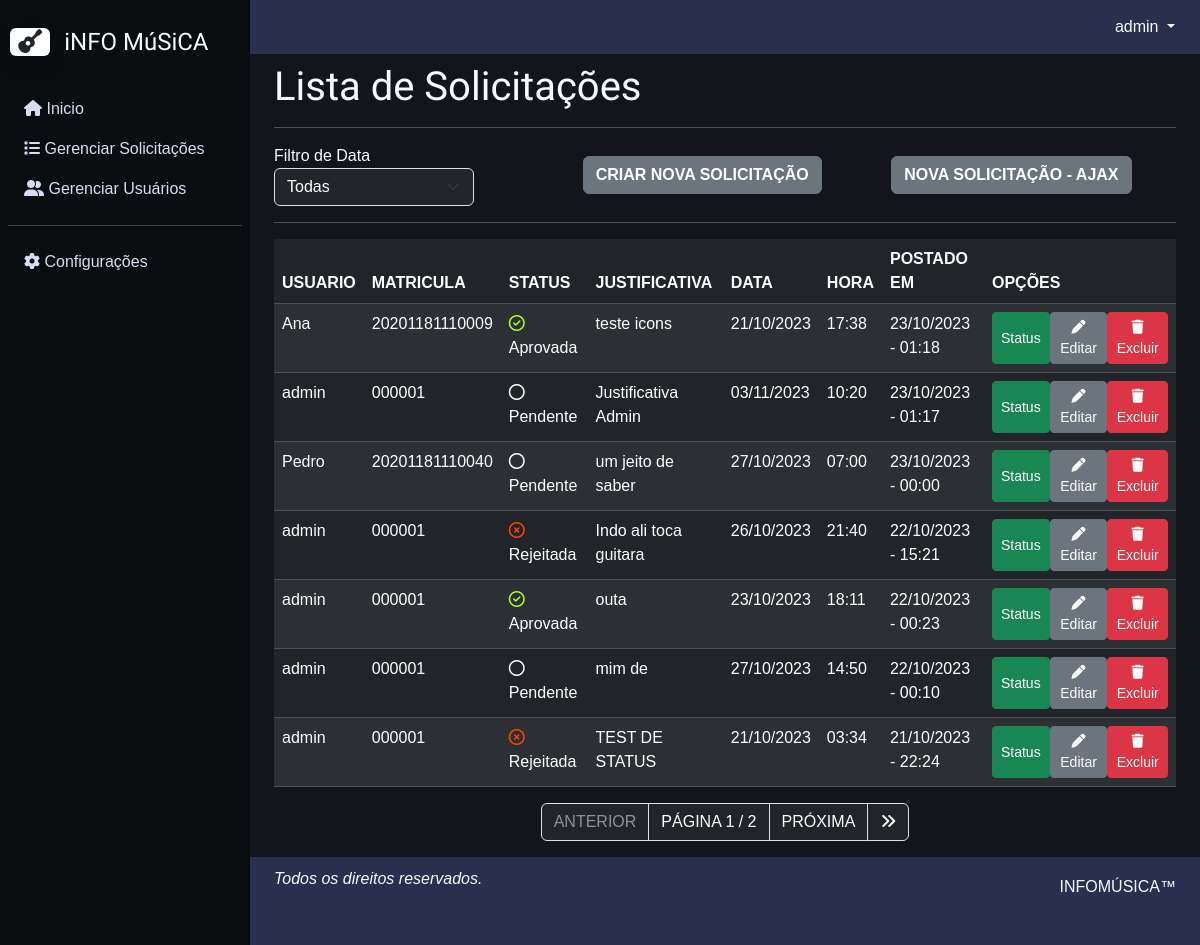
The page /listar-solicitacao (signed in) on the database its author committed.
### reserva/models.py (models this page shows, shortened)
class Solicitacao(models.Model):
    status = models.ForeignKey(Status, on_delete=models.CASCADE, related_name='status', to_field='id', default='1')
    usuario = models.ForeignKey(Perfil, on_delete=models.CASCADE)
    justificativa = models.CharField(max_length=250, verbose_name='Justificativa', default='')
    data = models.DateField(default=timezone.now)
    hora = models.TimeField(default=timezone.now)
    post = models.DateTimeField(default=timezone.now)

class Perfil(models.Model):
    user = models.OneToOneField(User, on_delete=models.CASCADE)
    matricula = models.CharField(max_length=14)
    def __str__(self):
        return self.user.username

class Status(models.Model):
    name = models.CharField(max_length=15)
    def __str__(self):
        return self.name

### reserva/views.py (the view)
# urls.py: path('listar-solicitacao', SolicitacaoList.as_view(), name = 'listar-solicitacao'),
class SolicitacaoList(GroupRequiredMixin, ListView):
    group_required = [u'Aluno', u'Admin']
    login_url = reverse_lazy('login')
    model = Solicitacao
    template_name = 'lista/solicitacao.html'
    content_object_name = 'object_list'
    paginate_by = 7
    def get_queryset(self):
        if self.request.user.groups.filter(name = u'Admin'):
            self.object_list = Solicitacao.objects.filter().order_by('-post')
        else:
            self.object_list = Solicitacao.objects.filter(usuario = Perfil.objects.get(user = self.request.user)).order_by('-post')
        filtro_data = self.request.GET.get('filtro_data', None)
        if filtro_data == 'ultima_semana':
            self.object_list = self.object_list.filter(data__gte=timezone.now() - timezone.timedelta(days=7))
        elif filtro_data == 'ultimo_mes':
            self.object_list = self.object_list.filter(data__gte=timezone.now() - timezone.timedelta(days=30))
        elif filtro_data == 'prox_semana':
            self.object_list = self.object_list.filter(data__range=[timezone.now(), timezone.now()+ timezone.timedelta(days=7)])
        elif filtro_data == 'prox_mes':
            self.object_list = self.object_list.filter(data__range=[timezone.now(), timezone.now()+ timezone.timedelta(days=30)])
        return self.object_list

### reserva/templates/lista/solicitacao.html (shortened to what this page needs)
{% extends 'modelo.html' %}
{% load static %}
{% block conteudo %}
<div class="container-fluid">
<div id="solicitacaoContainer" class="container">
    <h1>Lista de Solicitações</h1>
    <hr>
    <div class="row">
        <div class="col-md-12">
            <div class="row d-flex align-items-center">
                <div class="col-md-4">
                Filtro de Data
                    <select class="form-select bg-dark text-white" id="floatingSelect" aria-label="Select Menu" onchange="window.location.href=this.value;" style="width: 200px;">
                        <option value="?filtro_data=todas" {% if 'todas' in request.GET.filtro_data|default:'' %}selected{% endif %}>
                            Todas</option>
                    </select>
                </div>
                <div class="col-md-4">
                    <a href="{% url 'criar-solicitacao' %}" class="btn btn-secondary">
                        <strong>CRIAR NOVA SOLICITAÇÃO</strong></a>
                </div>
                <div class="col-md-4">
                    <button type="button" class="btn btn-secondary js-create" data-url="{% url 'js-criar' %}">
                        <strong>NOVA SOLICITAÇÃO - AJAX</strong></button>
                </div>
            </div>
        </div>
    </div>
    <hr>
    <div class="table-responsive">
        <table id="table-evento" class="table table-striped table-dark table-hover table-border">
    {% for group in request.user.groups.all %}
    {% if group.name == 'Admin' %}
            <thead class="text-uppercase">
                <th>Usuario</th>
                <th>Matricula</th>
                <th>Status</th>
                <th>Justificativa</th>
                <th>Data</th>
                <th>Hora</th>
                <th>Postado em</th>
                <th>Opções</th>
            </thead>
            <tbody>
                {%  include 'lista/adm-parcial-list.html'  %}
            </tbody>
    {%endif%}
    {%endfor%}
        </table>
    </div>
    <nav aria-label="Page navigation example">
        <ul class="pagination justify-content-center">
            {% if page_obj.has_previous %}
            <li class="page-item">
                <a class="page-link text-white bg-dark" href="?page={{ page_obj.previous_page_number }}">ANTERIOR</a>
            {%else%}
            <li class="page-item disabled">
                <a class="page-link text-white-50 bg-dark" href="#">ANTERIOR</a>
            {%endif%}
            </li>
          <li class="page-item disabled">
            <div class="page-link current text-white bg-dark">
                PÁGINA {{ page_obj.number }} / {{ page_obj.paginator.num_pages }}</div></li>
            {% if page_obj.has_next %}
            <li class="page-item">
                <a class="page-link text-white bg-dark" href="?page={{ page_obj.next_page_number }}">PRÓXIMA</a>
            {%else%}
            <li class="page-item disabled">
                <a class="page-link text-white-50 bg-dark" href="#">PRÓXIMA</a>
            {%endif%}
            </li>
            {% if page_obj.number != page_obj.paginator.num_pages %}
            <li class="page-item">
                <a class="page-link text-white bg-dark" href="?page={{ page_obj.paginator.num_pages }}"><i class="fa-solid fa-angles-right"></i></a>
            {%endif%}
            </li>
        </ul>
      </nav>
</div>
</div>
{% endblock %}

### reserva/templates/navbar.html (shortened to what this page needs)
<div  class="main-container d-flex">
    <div class="sidebar" id="sideNavbar">
        <div class="header-box px-2 pt-3 pb-4 d-flex justify-content-between">
            <h1 id="navbarLogo" class="fs-4"><span class="bg-white rounded shadow px-2 me-2"><i class="fa-solid fa-guitar text-dark"></i></span>
                <span>iNFO MúSiCA</span></h1>
        </div>
        <ul class="list-unstyled px-2">
            <li><a href="{% url 'inicio'%}" class="text-decoration-none px-3 py-2 d-block">
                <i class="fa-solid fa-house"></i></i> Inicio</a></li>
            {% for group in request.user.groups.all %}
            {% if group.name == 'Admin' %}
            <li><a href="{% url 'listar-solicitacao'%}" class="text-decoration-none px-3 py-2 d-block">
                <i class="fa-solid fa-list"></i> Gerenciar Solicitações</a></li>
            <li><a href="{% url 'listar-usuario'%}" class="text-decoration-none px-3 py-2 d-block">
                <i class="fa-solid fa-user-group"></i> Gerenciar Usuários</a></li>
            {%else%}
            <li><a href="{% url 'listar-solicitacao'%}" class="text-decoration-none px-3 py-2 d-block">
                <i class="fa-solid fa-list"></i> Minhas Solicitações</a></li>
            {%endif%}
            {%endfor%}
        </ul>
        <hr class="h-color mx-2">
        <ul class="list-unstyled px-2">
            <li class=""><a href="" class="text-decoration-none px-3 py-2 d-block"><i class="fa-solid fa-gear"></i>
                    Configurações</a></li>
        </ul>
    </div>
    <div class="content">
        <nav id="topNavbar" class="navbar navbar-expand-md ">
            <div class="container-fluid">
                <div class="collapse navbar-collapse justify-content-end" id="navbarSupportedContent">
                    <ul class="navbar-nav mb-2 mb-lg-0">
                        <li class="nav-item dropdown-center">
                            <a class="btn dropdown-toggle " href="" role="button" data-bs-toggle="dropdown" aria-expanded="false">
                                {{request.user}}
                              </a>
                        </li>
                    </ul>
                </div>
            </div>
        </nav>

### reserva/templates/lista/adm-parcial-list.html
{% for solicitacao in object_list %}
<tr>
    <td>{{solicitacao.usuario}}</td>
    <td>{{solicitacao.usuario.matricula}}</td>
    <td>
    {% if solicitacao.status.id == 1 %}
        <i class="fa-regular fa-circle"></i>
    {% elif solicitacao.status.id == 2 %}
        <i class="fa-regular fa-circle-xmark red"></i>
    {% elif solicitacao.status.id == 3 %}
        <i class="fa-regular fa-circle-check green"></i>
    {%endif%}
    {{solicitacao.status}}</td>
    <td>{{ solicitacao.justificativa }}</td>
    <td>{{ solicitacao.data|date:'d/m/Y' }}</td>
    <td>{{ solicitacao.hora }}</td>
    <td>{{solicitacao.post|date:'d/m/Y - H:i'}}</td>
    <td>
        <div class="d-flex">
        <button
        type="button"
        class="btn btn-success btn-sm mx-auto js-update"
        data-url="{% url 'js-editar-status' solicitacao.pk %}">
        Status</button>
        <button
        type="button"
        class="btn btn-secondary btn-sm mx-auto js-update"
        data-url="{% url 'js-editar' solicitacao.pk %}"><i class="fa-solid fa-pen"></i>
        Editar</button>
        <button
        type="button"
        class="btn btn-danger btn-sm mx-auto js-delete"
        data-url="{% url 'js-excluir' solicitacao.pk %}"><i class="fa-solid fa-trash"></i>
        Excluir</button>
    </div>
    </td>
</tr>
{% empty %}
<tr>
    <td colspan="8"> Não há Solicitações.</td>
</tr>
{% endfor %}

### static/css/styles.css (style rules this page uses)
:root { --deep-color: #0a0d10; --main-color:#14151C ; --low-color:#282F4F; --mid-color: #45518A ; --secondary-color: #9EABE2 ; --primary-color: #D8DCF0; --contrast-color: #f5fcfd; }
* { box-sizing: border-box; padding: 0; margin: 0; }
body { display: flex; flex-direction: column; background-color: var(--main-color); font-family: "Trebuchet MS", Helvetica, sans-serif; }
a { color: var(--contrast-color); text-decoration: none; }
h1 { color: var(--contrast-color); font-family: 'Chelsea Market'; }
#solicitacaoContainer { color: var(--contrast-color); margin-top: 1%; }
.red { color: orangered; }
.green { color: greenyellow }
#sideNavbar { background: var(--deep-color); color: var(--primary-color); min-width: 250px; max-width: 250px; transition: all 0.3s; padding-top: 1%; padding-bottom: 1%; }
#navbarLogo { color: var(--contrast-color); font-family: 'Chelsea Market'; margin-left: 1%; }
#sideNavbar a { color: var(--primary-color); border-radius: 10px; padding-left: 3%; transition: background-color 0.3s, color 0.3s; }
#topNavbar { background-color: var(--low-color); color: var(--contrast-color); }
#topNavbar a, #topNavbar i { color: var(--contrast-color); }
.content { min-height: 100vh; width: 100%; }
hr.h-color { background: var(--secondary-color); }

### rows shown on the page
Solicitacao: usuario "Ana", usuario.matricula "20201181110009", status "Aprovada", justificativa "teste icons", data "21/10/2023", hora "17:38", post "23/10/2023 - 01:18"
Solicitacao: usuario "admin", usuario.matricula "000001", status "Pendente", justificativa "Justificativa Admin", data "03/11/2023", hora "10:20", post "23/10/2023 - 01:17"
Solicitacao: usuario "Pedro", usuario.matricula "20201181110040", status "Pendente", justificativa "um jeito de saber", data "27/10/2023", hora "07:00", post "23/10/2023 - 00:00"
Solicitacao: usuario "admin", usuario.matricula "000001", status "Rejeitada", justificativa "Indo ali toca guitara", data "26/10/2023", hora "21:40", post "22/10/2023 - 15:21"
Solicitacao: usuario "admin", usuario.matricula "000001", status "Aprovada", justificativa "outa", data "23/10/2023", hora "18:11", post "22/10/2023 - 00:23"
Solicitacao: usuario "admin", usuario.matricula "000001", status "Pendente", justificativa "mim de", data "27/10/2023", hora "14:50", post "22/10/2023 - 00:10"
Solicitacao: usuario "admin", usuario.matricula "000001", status "Rejeitada", justificativa "TEST DE STATUS", data "21/10/2023", hora "03:34", post "21/10/2023 - 22:24"

### other values the page prints
{{ request.user }} "admin"
{{ page_obj.number }} "1"
{{ page_obj.paginator.num_pages }} "2"
